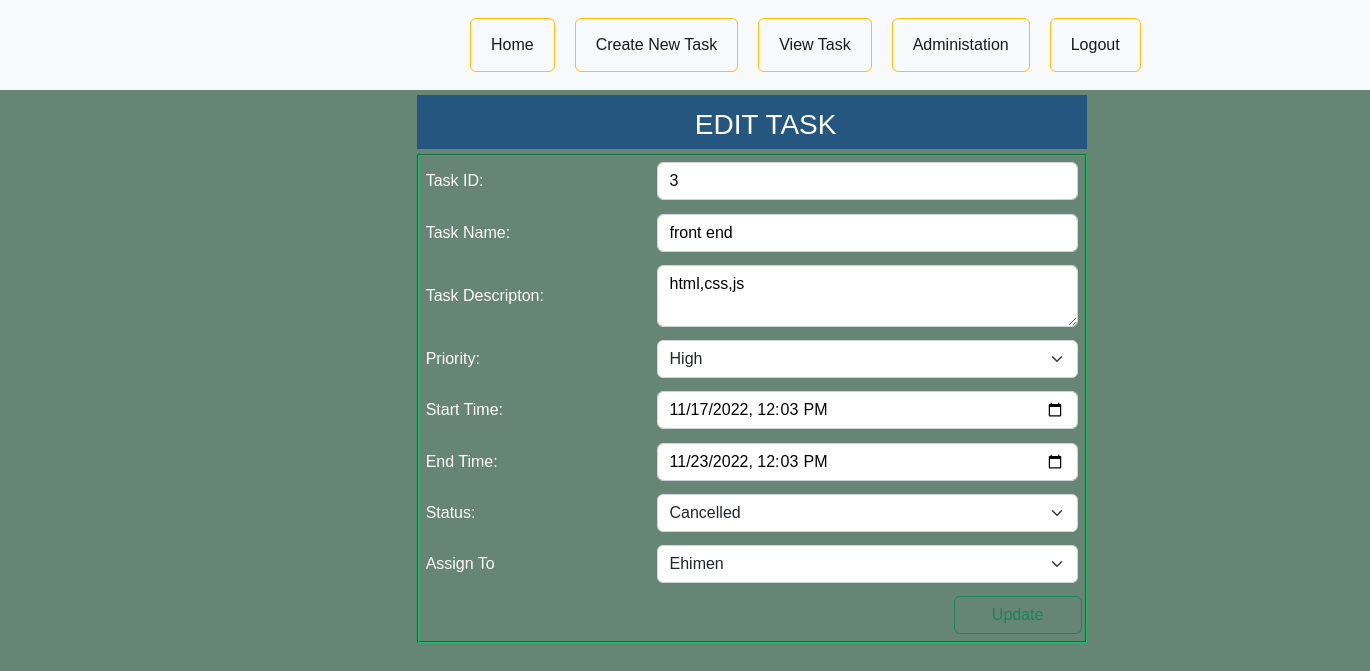
Screenshot of /update-task.php?id=3 with the database file from the repository.
### tables this page shows
CREATE TABLE `task_tbl` (
  `id` int(5) NOT NULL,
  `task_description` varchar(255) NOT NULL,
  `task_name` varchar(100) NOT NULL,
  `end_time` datetime NOT NULL,
  `priority` varchar(225) NOT NULL,
  `start_time` datetime NOT NULL,
  `login_id` int(20) NOT NULL DEFAULT 2,
  `status` varchar(11) NOT NULL DEFAULT '0' COMMENT '0=Started, 1=Ongoing, 2=Finished, 3=Canceled',
  `employee_id` int(4) NOT NULL
);

### update-task.php (the view, shortened to what this page needs)
<?php
if(isset($_GET['id'])){
    $task_id = $_GET['id'];
$servername = "localhost";
$username = "root";
$password = "";
$dbname = "task_manager";
$conn = new mysqli($servername, $username, $password, $dbname);
$sql = "SELECT * FROM task_tbl WHERE id = $task_id";
$result = $conn->query($sql);
if ($result->num_rows > 0) {
  while($rows = $result->fetch_assoc()) {
?>
<html>
    <head>
        <link rel="stylesheet" href="css/general_style.css">
        <link href="https://cdn.jsdelivr.net/npm/bootstrap@5.2.2/dist/css/bootstrap.min.css" rel="stylesheet">
    </head>
    <body>
    <?php
      include('sidebar.php');
    ?>
            <div class="container" style="border:none ;">
           <div class="edit-text" style="width:60%;position:relative;left:6.25rem; bottom:45px;">
             <h3 class="edit">EDIT TASK</h3>
           </div>
    <form action="update-task.php" method="POST">
    <div class="whole" style="width: 60%;position:relative;left:100px;top:-3rem;border:2px groove #20bf6b;">
    <table class="tbl-half">
    <tr>
    <td>Task ID: </td>
    <div class="input-group flex-nowrap">
    <td><input type="text" name="task_id" style="color:#000 ;" class="form-control"  aria-describedby="addon-wrapping" value="<?php echo $task_id ?>" required></td>
    </div>
    </tr>
    <tr>
    <td>Task Name: </td>
    <div class="input-group flex-nowrap">
    <td><input type="text" name="task_name" style="color:#000 ;" class="form-control"  aria-describedby="addon-wrapping" value="<?php echo $rows['task_name']; ?>" required></td>
    </div>
    </tr>
    <tr>
    <td>Task Descripton: </td>
    <td>
    <div class="input-group">
    <textarea name="task_description" style="color:#000 ;" class="form-control" required><?php echo $rows['task_description']; ?></textarea>
    </div>
    </td>
    </tr>
    <tr>
      <td>Priority: </td>
        <td>
       <select name="priority"  class="form-select" aria-label="Default select example">
         <option <?php if($rows['priority']=="High"){
         echo "selected ='selected'";
          } ?> value="High" style="color:#000 ;">High</option>
    </select>
    </td>
    </tr>
    <tr>
        <td>Start Time: </td>
        <div class="input-group flex-nowrap">
        <td><input type="datetime-local" name="start_time" style="color:#000 ;" class="form-control" value="<?php echo $rows['start_time']; ?>"></td>
        </div>
    </tr>
    <tr>
        <td>End Time: </td>
        <div class="input-group flex-nowrap">
        <td><input type="datetime-local" name="end_time" style="color:#000 ;" class="form-control" value="<?php echo $rows['end_time']; ?>"></td>
        </div>
    </tr>
    <tr>
		<td>Status: </td>
        <td>
        <select class="form-select" aria-label="Default select example" name="status">
            <option value="3" <?php if($rows['status'] == 3){ ?>selected <?php } ?> style="color:#000 ;">Cancelled</option>
        </select>
        </td>
    </tr>
        <tr>
            <td>Assign To</td>
            <td>
            <?php
             $sql2 = "SELECT employee_id, username FROM tbl_admin WHERE login_id = 2";
            $res2 = mysqli_query($conn, $sql2);
            ?>
            <select  class="form-select" aria-label="Default select example" name="employee_id" <?php if($employee_id = 2)?>>
                <?php while($rows = mysqli_fetch_assoc($res2)){ ?>
                    <option value="<?php echo $rows['employee_id']; ?>" <?php
                        if($rows['employee_id'] == $rows['employee_id']){
                     ?> selected <?php } ?> style="color:#000 ;" ><?php echo $rows['username']; ?></option>
                    <?php } ?>
            </select>
            </td>
        </tr>
    <tr>
       <td><input type="submit" value="Update"  class="btn btn-outline-success" style="width:8rem;position:relative;left:33rem" name="submit"></td>
    </tr>
    </table>
    </div>
    </form>
</div>
</body>
</html>
<?php
  }
} else {
  echo "0 results";
}
}
?>

### sidebar.php (shortened to what this page needs)
<html>
    <head>
        <link rel="stylesheet" href="css/home_style.css">
        <link href="https://cdn.jsdelivr.net/npm/bootstrap@5.2.2/dist/css/bootstrap.min.css" rel="stylesheet">
    </head>
    <body class="body">
<nav class="navbar navbar-expand-lg bg-light">
  <div class="container-fluid">
    <div class="collapse navbar-collapse" id="navbarSupportedContent">
      <ul class="navbar-nav me-auto mb-2 mb-lg-0 nav">
        <button class="btn btn-outline-warning pages">
        <li class="nav-item">
          <a class="nav-link active" aria-current="page" href="home.php">Home</a>
        </li>
        </button>
        <button class="btn btn-outline-warning pages">
        <li class="nav-item">
          <a class="nav-link active" aria-current="page" href="add-task.php">Create New Task</a>
        </li>
        </button>
        <button class="btn btn-outline-warning pages">
        <li class="nav-item">
          <a class="nav-link active" aria-current="page" href="index.php">View Task</a>
        </li>
        </button>
            <button class="btn btn-outline-warning pages">
            <li class="nav-item">
            <a class="nav-link active" aria-current="page" href="administation.php">Administation</a>
            </li>
            </button>
            <button class="btn btn-outline-warning pages">
            <li class="nav-item">
            <a class="nav-link active" aria-current="page" href="logout.php">Logout</a>
            </li>
            </button>
      </ul>
    </div>
  </div>
</nav>
    </body>
</html>

### css/general_style.css (style rules this page uses)
body { background-color: #0C3B4A; }
* { color:#fff; margin: 0px; padding: 0px; font-family: Verdana, Geneva, Tahoma, sans-serif; }
.container { width: 70%; height:92% ; border:2px solid #20bf6b; position: relative; left: 190px; top: 10px; }
.whole { width: 85%; position: relative; left: 73px; top: 10px; }
.edit { position: relative; left: 40%; top: 3px; padding: 10px; }
.edit-text { background-color: #245680; width: 90% ; position: relative; left: 48px; }
h3 { margin: 2% 0px; }
table { width: 100%; border-radius: 3px solid #0C3B4A; }
table tr td { padding: 1%; }
.tbl-half { width: 100%; }
input { width: 104%; margin: 0px; padding: 8px; border-radius: 5px; }
select { width: 105%; margin: 0px; padding: 8px; border-radius: 5px; }
textarea { border-radius: 5px; width: 105%; }

### css/home_style.css (style rules this page uses)
.body { background-color: #03351a9a; }
* { margin: 0px; padding: 0px; font-family: Verdana, Geneva, Tahoma, sans-serif; }
.container { position: relative; top: 50px; }
.navbar { position: fixed; }
.nav { display: flex; position: relative; left: 28rem; }
.pages { margin: 10px; }
input { background: transparent; }

### rows the page displays
task_tbl: task_name "front end", task_description "html,css,js", priority "High", start_time "11/17/2022 12:03", end_time "11/23/2022 12:03", status "Cancelled"

### other values shown
form field employee_id "Ehimen"
